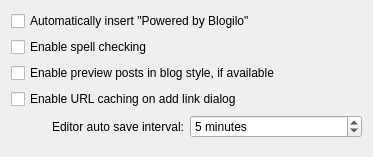
<?xml version="1.0" encoding="UTF-8"?>
<ui version="4.0">
 <class>EditorSettingsBase</class>
 <widget class="QWidget" name="EditorSettingsBase">
  <property name="geometry">
   <rect>
    <x>0</x>
    <y>0</y>
    <width>373</width>
    <height>157</height>
   </rect>
  </property>
  <layout class="QGridLayout" name="gridLayout">
   <item row="4" column="0">
    <widget class="QLabel" name="label">
     <property name="text">
      <string>Editor auto save interval:</string>
     </property>
     <property name="alignment">
      <set>Qt::AlignRight|Qt::AlignTrailing|Qt::AlignVCenter</set>
     </property>
     <property name="buddy">
      <cstring>kcfg_autosaveInterval</cstring>
     </property>
    </widget>
   </item>
   <item row="4" column="1">
    <widget class="KIntSpinBox" name="kcfg_autosaveInterval">
     <property name="specialValueText">
      <string>Disabled</string>
     </property><!-- TODO: Make the string plural/singular aware -->
     <property name="suffix">
      <string> minutes</string>
     </property>
     <property name="maximum">
      <number>60</number>
     </property>
     <property name="value">
      <number>5</number>
     </property>
    </widget>
   </item>
   <item row="0" column="0" colspan="2">
    <widget class="QCheckBox" name="kcfg_addPoweredBy">
     <property name="text">
      <string>Automatically insert &quot;Powered by Blogilo&quot;</string>
     </property>
    </widget>
   </item>
   <item row="6" column="0" colspan="2">
    <spacer name="verticalSpacer">
     <property name="orientation">
      <enum>Qt::Vertical</enum>
     </property>
     <property name="sizeHint" stdset="0">
      <size>
       <width>20</width>
       <height>40</height>
      </size>
     </property>
    </spacer>
   </item>
   <item row="2" column="0" colspan="2">
    <widget class="QCheckBox" name="kcfg_previewInBlogStyle">
     <property name="text">
      <string>Enable preview posts in blog style, if available</string>
     </property>
    </widget>
   </item>
   <item row="3" column="0" colspan="2">
    <widget class="QCheckBox" name="kcfg_urlCachingEnabled">
     <property name="text">
      <string>Enable URL caching on add link dialog</string>
     </property>
    </widget>
   </item>
   <item row="1" column="0" colspan="2">
    <widget class="QCheckBox" name="kcfg_enableCheckSpelling">
     <property name="text">
      <string>Enable spell checking</string>
     </property>
    </widget>
   </item>
  </layout>
 </widget>
 <customwidgets>
  <customwidget>
   <class>KIntSpinBox</class>
   <extends>QSpinBox</extends>
   <header>knuminput.h</header>
  </customwidget>
 </customwidgets>
 <resources/>
 <connections/>
</ui>
